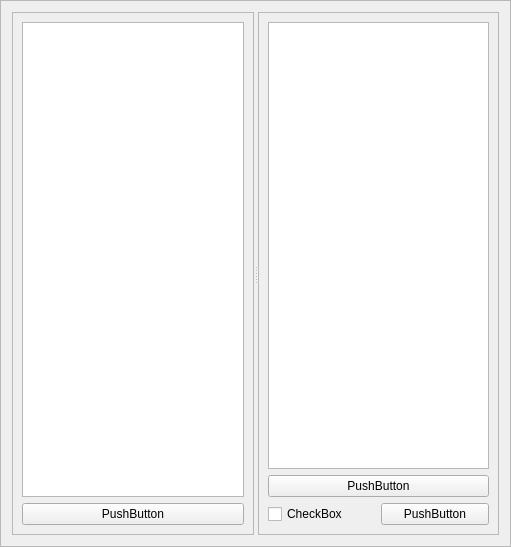
<?xml version="1.0" encoding="UTF-8"?>
<ui version="4.0">
 <class>Frame</class>
 <widget class="QFrame" name="Frame">
  <property name="geometry">
   <rect>
    <x>0</x>
    <y>0</y>
    <width>511</width>
    <height>547</height>
   </rect>
  </property>
  <property name="windowTitle">
   <string>Frame</string>
  </property>
  <property name="frameShape">
   <enum>QFrame::StyledPanel</enum>
  </property>
  <property name="frameShadow">
   <enum>QFrame::Raised</enum>
  </property>
  <layout class="QVBoxLayout" name="verticalLayout_2">
   <item>
    <widget class="QSplitter" name="splitter">
     <property name="orientation">
      <enum>Qt::Horizontal</enum>
     </property>
     <widget class="QFrame" name="source_frame">
      <property name="frameShape">
       <enum>QFrame::StyledPanel</enum>
      </property>
      <property name="frameShadow">
       <enum>QFrame::Raised</enum>
      </property>
      <layout class="QVBoxLayout" name="verticalLayout">
       <item>
        <widget class="QPlainTextEdit" name="source_textedit"/>
       </item>
       <item>
        <widget class="QPushButton" name="add_button">
         <property name="text">
          <string>PushButton</string>
         </property>
        </widget>
       </item>
      </layout>
     </widget>
     <widget class="QFrame" name="values_frame">
      <property name="frameShape">
       <enum>QFrame::StyledPanel</enum>
      </property>
      <property name="frameShadow">
       <enum>QFrame::Raised</enum>
      </property>
      <layout class="QGridLayout" name="gridLayout">
       <item row="1" column="1" colspan="2">
        <widget class="QPushButton" name="remove_button">
         <property name="text">
          <string>PushButton</string>
         </property>
        </widget>
       </item>
       <item row="0" column="1" colspan="2">
        <widget class="QListView" name="values_list"/>
       </item>
       <item row="2" column="2">
        <widget class="QPushButton" name="finish_button">
         <property name="text">
          <string>PushButton</string>
         </property>
        </widget>
       </item>
       <item row="2" column="1">
        <widget class="QCheckBox" name="list_toggle">
         <property name="text">
          <string>CheckBox</string>
         </property>
        </widget>
       </item>
      </layout>
     </widget>
    </widget>
   </item>
  </layout>
 </widget>
 <resources/>
 <connections/>
</ui>
